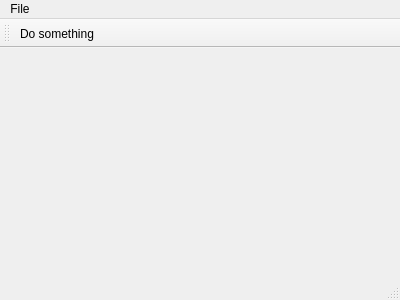
<?xml version="1.0" encoding="UTF-8"?>
<ui version="4.0">
 <class>MainWindow</class>
 <widget class="QMainWindow" name="MainWindow">
  <property name="geometry">
   <rect>
    <x>0</x>
    <y>0</y>
    <width>400</width>
    <height>300</height>
   </rect>
  </property>
  <property name="windowTitle">
   <string>MainWindow</string>
  </property>
  <widget class="QWidget" name="centralWidget"/>
  <widget class="QMenuBar" name="menuBar">
   <property name="geometry">
    <rect>
     <x>0</x>
     <y>0</y>
     <width>400</width>
     <height>27</height>
    </rect>
   </property>
   <widget class="QMenu" name="menuFile">
    <property name="title">
     <string>File</string>
    </property>
    <addaction name="actionDo_something"/>
   </widget>
   <addaction name="menuFile"/>
  </widget>
  <widget class="QToolBar" name="mainToolBar">
   <attribute name="toolBarArea">
    <enum>TopToolBarArea</enum>
   </attribute>
   <attribute name="toolBarBreak">
    <bool>false</bool>
   </attribute>
   <addaction name="actionDo_something"/>
  </widget>
  <widget class="QStatusBar" name="statusBar"/>
  <action name="actionDo_something">
   <property name="text">
    <string>Do something</string>
   </property>
  </action>
 </widget>
 <layoutdefault spacing="6" margin="11"/>
 <resources/>
 <connections/>
</ui>
